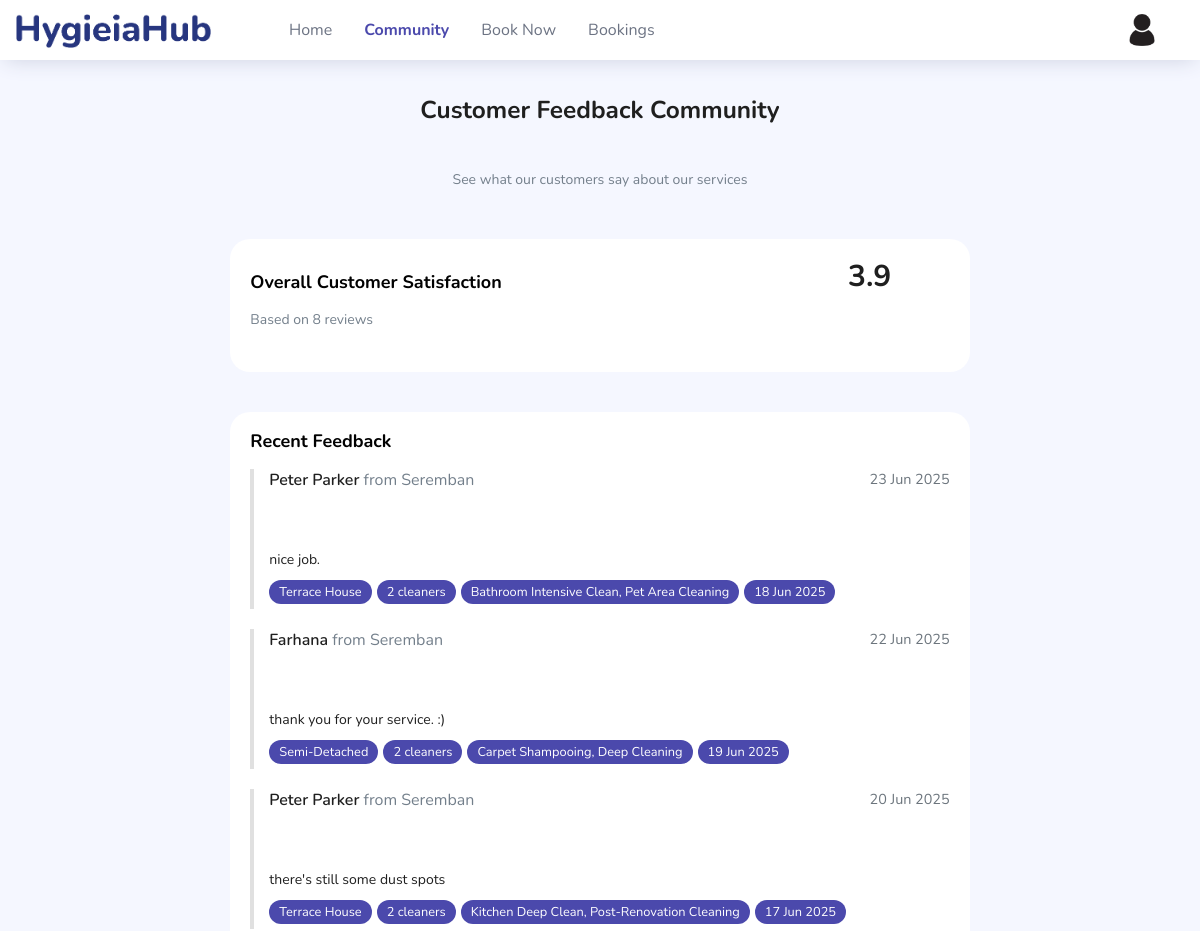
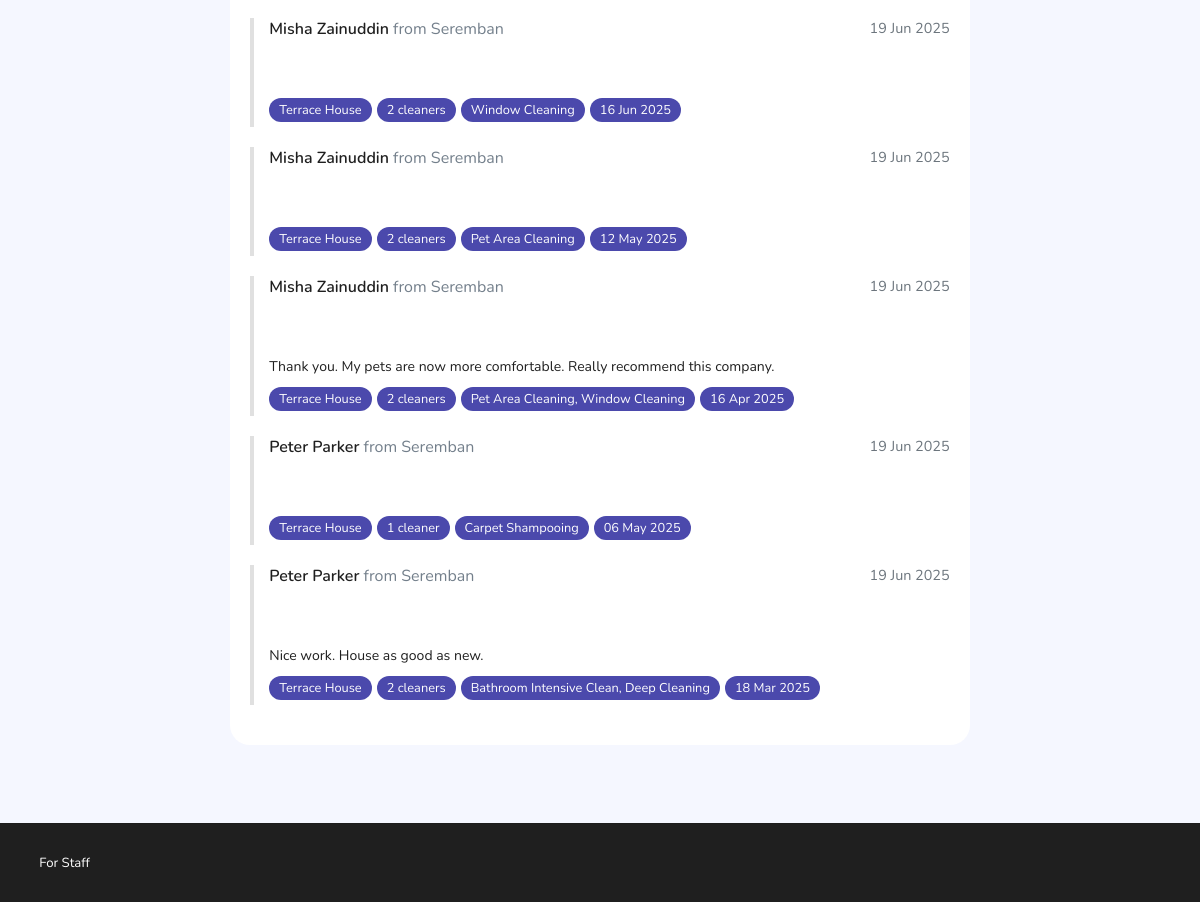
The app's page /customer/community.php (signed in) with its own data (2 pictures, top to bottom).
### tables this page shows
CREATE TABLE `feedback` (
  `feedback_id` int(11) NOT NULL AUTO_INCREMENT,
  `booking_id` int(11) NOT NULL,
  `rating` float NOT NULL,
  `submitted_at` datetime NOT NULL DEFAULT current_timestamp(),
  `comment` varchar(1000) DEFAULT NULL,
  PRIMARY KEY (`feedback_id`),
  KEY `booking_id` (`booking_id`),
  CONSTRAINT `feedback_ibfk_1` FOREIGN KEY (`booking_id`) REFERENCES `booking` (`booking_id`)
);

CREATE TABLE `customer` (
  `customer_id` int(11) NOT NULL AUTO_INCREMENT,
  `name` varchar(100) NOT NULL,
  `email` varchar(100) NOT NULL,
  `password` varchar(255) NOT NULL,
  `phone_number` varchar(11) NOT NULL,
  `created_at` datetime NOT NULL DEFAULT current_timestamp(),
  PRIMARY KEY (`customer_id`),
  UNIQUE KEY `email` (`email`)
);

CREATE TABLE `customer_addresses` (
  `address_id` int(11) NOT NULL AUTO_INCREMENT,
  `customer_id` int(11) NOT NULL,
  `address_label` varchar(50) NOT NULL,
  `house_id` int(11) NOT NULL,
  `address` varchar(300) NOT NULL,
  `city` varchar(100) NOT NULL,
  `state` varchar(100) NOT NULL,
  `is_default` tinyint(1) DEFAULT 1,
  PRIMARY KEY (`address_id`),
  KEY `customer_id` (`customer_id`),
  KEY `house_id` (`house_id`),
  CONSTRAINT `customer_addresses_ibfk_1` FOREIGN KEY (`customer_id`) REFERENCES `customer` (`customer_id`),
  CONSTRAINT `customer_addresses_ibfk_2` FOREIGN KEY (`house_id`) REFERENCES `house_type` (`house_id`)
);

CREATE TABLE `house_type` (
  `house_id` int(11) NOT NULL AUTO_INCREMENT,
  `name` varchar(100) NOT NULL,
  `base_hourly_rate` decimal(5,2) NOT NULL,
  `min_hours` decimal(3,2) NOT NULL,
  PRIMARY KEY (`house_id`),
  UNIQUE KEY `name` (`name`)
);

CREATE TABLE `booking` (
  `booking_id` int(11) NOT NULL AUTO_INCREMENT,
  `customer_id` int(11) NOT NULL,
  `address_id` int(11) DEFAULT NULL,
  `house_id` int(11) NOT NULL,
  `address` varchar(1000) NOT NULL,
  `hours_booked` decimal(4,2) NOT NULL,
  `no_of_cleaners` int(2) NOT NULL,
  `custom_request` varchar(300) DEFAULT NULL,
  `total_RM` decimal(6,2) NOT NULL,
  `estimated_duration_hour` decimal(4,2) NOT NULL,
  `scheduled_date` date NOT NULL,
  `scheduled_time` time NOT NULL,
  `status` varchar(9) NOT NULL,
  `note` varchar(300) DEFAULT NULL,
  PRIMARY KEY (`booking_id`),
  KEY `customer_id` (`customer_id`),
  KEY `house_id` (`house_id`) USING BTREE,
  KEY `address_id` (`address_id`),
  CONSTRAINT `booking_ibfk_1` FOREIGN KEY (`customer_id`) REFERENCES `customer` (`customer_id`),
  CONSTRAINT `booking_ibfk_2` FOREIGN KEY (`address_id`) REFERENCES `customer_addresses` (`address_id`)
);

### customer/community.php (the view, shortened to what this page needs)
<?php
include('../dbconnection.php');
$avg_rating_query = "SELECT AVG(rating) as avg_rating FROM FEEDBACK";
$avg_result = $conn->query($avg_rating_query);
$avg_rating = $avg_result->fetch_assoc()['avg_rating'];
$feedback_query = "SELECT
                    f.feedback_id,
                    f.rating,
                    f.comment,
                    f.submitted_at,
                    c.name as customer_name,
                    a.city as customer_city,
                    h.name as house_type,
                    b.scheduled_date,
                    b.no_of_cleaners,
                    a.address_label,
                    GROUP_CONCAT(DISTINCT asv.name SEPARATOR ', ') AS services
                   FROM FEEDBACK f
                   JOIN BOOKING b ON f.booking_id = b.booking_id
                   JOIN CUSTOMER c ON b.customer_id = c.customer_id
                   JOIN customer_addresses a ON b.address_id = a.address_id
                   JOIN HOUSE_TYPE h ON a.house_id = h.house_id
                   LEFT JOIN BOOKING_SERVICE bs ON b.booking_id = bs.booking_id
                   LEFT JOIN ADDITIONAL_SERVICE asv ON bs.service_id = asv.service_id
                   GROUP BY f.feedback_id
                   ORDER BY f.submitted_at DESC";
$feedback_result = $conn->query($feedback_query);
$feedbacks = $feedback_result->fetch_all(MYSQLI_ASSOC);
?>
<!DOCTYPE html>
<html lang="en">
<head>
    <link rel="stylesheet" href="../vendors/feather/feather.css">
    <link rel="stylesheet" href="../vendors/ti-icons/css/themify-icons.css">
    <link rel="stylesheet" href="../vendors/css/vendor.bundle.base.css">
    <link rel="stylesheet" href="../css/vertical-layout-light/style.css">
</head>
<body>
    <div class="container-scroller">
        <nav class="navbar col-lg-12 col-12 p-0 fixed-top d-flex flex-row">
            <div class="text-center navbar-brand-wrapper d-flex align-items-center justify-content-center">
                <a class="navbar-brand brand-logo mr-1" href="../index.php"><img src="..\images\HygieaHub logo.png" class="mr-1" alt="HygieiaHub logo" /></a>
            </div>
            <div class="navbar-menu-wrapper d-flex align-items-center justify-content-end">
                <ul class="navbar-nav">
                    <li class="nav-item">
                        <a class="nav-link" href="../index.php">
                            <span class="menu-title">Home</span>
                        </a>
                    </li>
                    <li class="nav-item">
                        <a class="nav-link" href="community.php">
                            <span class="menu-title">Community</span>
                        </a>
                    </li>
                    <li class="nav-item">
                        <a class="nav-link" href="addbooking.php">
                            <span class="menu-title">Book Now</span>
                        </a>
                    </li>
                    <?php
                    if (isset($_SESSION['customer_id'])) {
                    ?>
                        <li class="nav-item">
                            <a class="nav-link" href="viewbooking.php">
                                <span class="menu-title">Bookings</span>
                            </a>
                        </li>
                    <?php
                    }
                    ?>
                </ul>
                <ul class="navbar-nav navbar-nav-right">
                    <?php
                    if (!isset($_SESSION['customer_id'])) {
                    ?>
                        <a href="login.php" class="btn btn-primary btn-md btn-margin">Sign In</a>
                    <?php
                    } else {
                    ?>
                        <li class="nav-item nav-profile dropdown">
                            <a class="nav-link dropdown-toggle" href="#" data-toggle="dropdown" id="profileDropdown">
                                <img src="..\images\profile picture.jpg" alt="profile" />
                            </a>
                        </li>
                    <?php
                    }
                    ?>
                </ul>
            </div>
        </nav>
        <div class="container-fluid page-body-wrapper topbar-full-page-wrapper">
            <div class="main-2-panel">
                <div class="content-wrapper">
                    <div class="row row-center">
                        <div class="col-md-12 col-center grid-margin">
                            <h3 class="font-weight-bold">Customer Feedback Community</h3>
                        </div>
                    </div>
                    <div class="row row-center">
                        <div class="col-md-12 col-center grid-margin">
                            <p class="text-muted">See what our customers say about our services</p>
                        </div>
                    </div>
                    <div class="row row-center">
                        <div class="col-md-8 grid-margin stretch-card">
                            <div class="card">
                                <div class="card-body">
                                    <div class="d-flex flex-column flex-md-row justify-content-between align-items-center">
                                        <div class="mb-3 mb-md-0">
                                            <h4 class="card-title">Overall Customer Satisfaction</h4>
                                            <p class="text-muted">Based on <?php echo count($feedbacks); ?> reviews</p>
                                        </div>
                                        <div class="text-center">
                                            <h1 class="display-4 mb-0 font-weight-bolder"><?php echo number_format($avg_rating, 1); ?></h1>
                                            <div class="star-rating rating-locked avg-rating-display" style="justify-content: center;">
                                                <?php
                                                $rounded_rating = round($avg_rating * 2) / 2;
                                                for ($i = 5; $i >= 1; $i--) {
                                                    $checked = ($i <= $rounded_rating) ? 'checked' : '';
                                                    echo '<input type="radio" id="avg-star-' . $i . '" value="' . $i . '" ' . $checked . ' disabled />
                                                          <label for="avg-star-' . $i . '"><i class="ti-star"></i></label>';
                                                }
                                                ?>
                                            </div>
                                        </div>
                                    </div>
                                </div>
                            </div>
                        </div>
                    </div>
                    <div class="row row-center">
                        <div class="col-md-8 grid-margin stretch-card">
                            <div class="card">
                                <div class="card-body">
                                    <h4 class="card-title">Recent Feedback</h4>
                                    <?php if (count($feedbacks) > 0): ?>
                                        <?php foreach ($feedbacks as $feedback): ?>
                                            <div class="feedback-card">
                                                <div class="d-flex justify-content-between align-items-start">
                                                    <div>
                                                        <span class="customer-info"><?php echo htmlspecialchars($feedback['customer_name']); ?></span>
                                                        <span class="text-muted">from <?php echo htmlspecialchars($feedback['customer_city']); ?></span>
                                                    </div>
                                                    <span class="feedback-date">
                                                        <?php echo date('d M Y', strtotime($feedback['submitted_at'])); ?>
                                                    </span>
                                                </div>
                                                <div class="star-rating rating-locked mt-2">
                                                    <?php
                                                    for ($i = 5; $i >= 1; $i--) {
                                                        $checked = ($i <= $feedback['rating']) ? 'checked' : '';
                                                        echo '<input type="radio" id="feedback-' . $feedback['feedback_id'] . '-star-' . $i . '" value="' . $i . '" ' . $checked . ' disabled />
                                                              <label for="feedback-' . $feedback['feedback_id'] . '-star-' . $i . '"><i class="ti-star"></i></label>';
                                                    }
                                                    ?>
                                                </div>
                                                <p class="feedback-comment"><?php echo htmlspecialchars($feedback['comment']); ?></p>
                                                <div class="d-flex flex-wrap">
                                                    <span class="service-badge">
                                                        <?php echo htmlspecialchars($feedback['house_type']); ?>
                                                    </span>
                                                    <span class="service-badge">
                                                        <?php echo $feedback['no_of_cleaners'] . ' cleaner' . ($feedback['no_of_cleaners'] > 1 ? 's' : ''); ?>
                                                    </span>
                                                    <?php if (!empty($feedback['services'])): ?>
                                                        <span class="service-badge">
                                                            <?php echo htmlspecialchars($feedback['services']); ?>
                                                        </span>
                                                    <?php endif; ?>
                                                    <span class="service-badge">
                                                        <?php echo date('d M Y', strtotime($feedback['scheduled_date'])); ?>
                                                    </span>
                                                </div>
                                            </div>
                                        <?php endforeach; ?>
                                    <?php endif; ?>
                                </div>
                            </div>
                        </div>
                    </div>
                </div>
            </div>
        </div>
        <footer class="footer">
            <a style="color: white;" href="../staff/login.php">For Staff</a>
        </footer>
    </div>
</body>
</html>

### customer/community.php (style rules this page uses)
.feedback-card { border-left: 4px solid #e0e0e0; margin-bottom: 20px; padding-left: 15px; }
.customer-info { font-weight: 500; }
.service-badge { color: #fff; background-color: #4B49AC; border-radius: 12px; padding: 3px 10px; margin-right: 5px; font-size: 0.8rem; display: inline-block; margin-bottom: 5px; }
.feedback-date { color: #6c757d; font-size: 0.9rem; }
.feedback-comment { margin: 10px 0; line-height: 1.5; }
.avg-rating-display { font-size: 1.5rem; }

### records on screen
feedback: customer.name "Peter Parker", customer_addresses.city "Seremban", submitted_at "23 Jun 2025", comment "nice job.", house_type.name "Terrace House", booking.no_of_cleaners "2", services "Bathroom Intensive Clean, Pet Area Cleaning", booking.scheduled_date "18 Jun 2025"
feedback: customer.name "Farhana", customer_addresses.city "Seremban", submitted_at "22 Jun 2025", comment "thank you for your service. :)", house_type.name "Semi-Detached", booking.no_of_cleaners "2", services "Carpet Shampooing, Deep Cleaning", booking.scheduled_date "19 Jun 2025"
feedback: customer.name "Peter Parker", customer_addresses.city "Seremban", submitted_at "20 Jun 2025", comment "there's still some dust spots", house_type.name "Terrace House", booking.no_of_cleaners "2", services "Kitchen Deep Clean, Post-Renovation Cleaning", booking.scheduled_date "17 Jun 2025"
feedback: customer.name "Misha Zainuddin", customer_addresses.city "Seremban", submitted_at "19 Jun 2025", house_type.name "Terrace House", booking.no_of_cleaners "2", services "Window Cleaning", booking.scheduled_date "16 Jun 2025"
feedback: customer.name "Misha Zainuddin", customer_addresses.city "Seremban", submitted_at "19 Jun 2025", house_type.name "Terrace House", booking.no_of_cleaners "2", services "Pet Area Cleaning", booking.scheduled_date "12 May 2025"
feedback: customer.name "Misha Zainuddin", customer_addresses.city "Seremban", submitted_at "19 Jun 2025", comment "Thank you. My pets are now more comfortable. Really recommend this company.", house_type.name "Terrace House", booking.no_of_cleaners "2", services "Pet Area Cleaning, Window Cleaning", booking.scheduled_date "16 Apr 2025"
feedback: customer.name "Peter Parker", customer_addresses.city "Seremban", submitted_at "19 Jun 2025", house_type.name "Terrace House", booking.no_of_cleaners "1", services "Carpet Shampooing", booking.scheduled_date "06 May 2025"
feedback: customer.name "Peter Parker", customer_addresses.city "Seremban", submitted_at "19 Jun 2025", comment "Nice work. House as good as new.", house_type.name "Terrace House", booking.no_of_cleaners "2", services "Bathroom Intensive Clean, Deep Cleaning", booking.scheduled_date "18 Mar 2025"

### other values on screen
count($feedbacks) "8"
$avg_rating "3.9"
